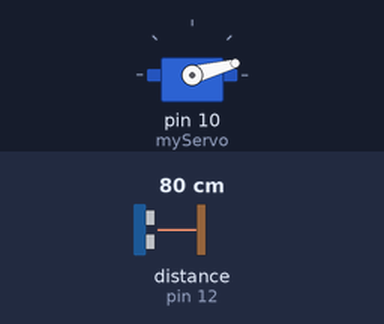
Recording of a sketch running on a simulated Arduino Uno, built with avr-gcc and run on an emulated ATmega328P. Shown: servo. Wiring (inferred from the names in the program): ultrasonic range finder: trigger pin 11; echo pin 12. The inputs (shaded band) are chosen by the test bench; at power-on: distance to the obstacle (sensor on pin 12) 80 cm. The echo pulse lasts 58.3 µs per cm; what the sketch prints to the serial monitor is not drawn.

Above: at 0.01 s.
1.3 s: distance to the obstacle (sensor on pin 12) set to 2 cm
At 1.8 s:
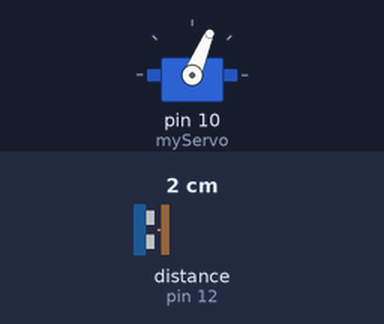
4.3 s: distance to the obstacle (sensor on pin 12) set to 299 cm
At 5.17 s:
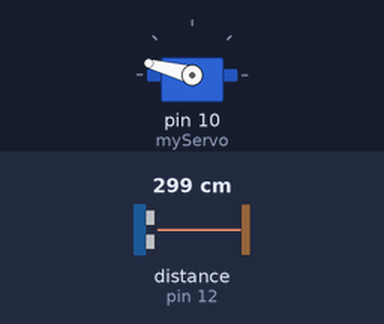
7.3 s: distance to the obstacle (sensor on pin 12) set to 4 cm
At 8.3 s:
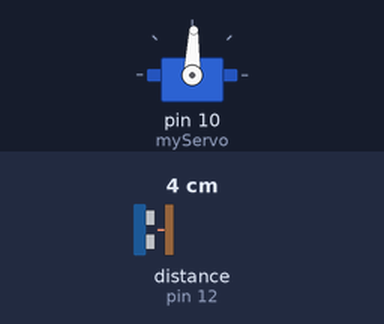
10.3 s: distance to the obstacle (sensor on pin 12) set to 35 cm
Timing chart, 0 to 14.3 s (numbered marks = the images above; inputs shaded):
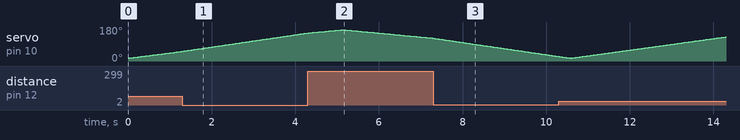

The sketch:

radar.ino
```cpp
#include <Servo.h>

Servo myServo;
const int trigPin = 11;
const int echoPin = 12;

long duration;
int distance;

void setup() {
  pinMode(trigPin, OUTPUT);
  pinMode(echoPin, INPUT);
  Serial.begin(9600);
  myServo.attach(10);
}

void loop() {
  for (int i = 15; i <= 165; i++) {
    myServo.write(i);
    delay(30);
    distance = calculateDistance();
    Serial.print(i);
    Serial.print(",");
    Serial.print(distance);
    Serial.print(".");
  }
  for (int i = 165; i > 15; i--) {
    myServo.write(i);
    delay(30);
    distance = calculateDistance();
    Serial.print(i);
    Serial.print(",");
    Serial.print(distance);
    Serial.print(".");
  }
}

int calculateDistance() {
  digitalWrite(trigPin, LOW);
  delayMicroseconds(2);
  digitalWrite(trigPin, HIGH);
  delayMicroseconds(10);
  digitalWrite(trigPin, LOW);
  duration = pulseIn(echoPin, HIGH);
  return duration * 0.034 / 2;
}
```
